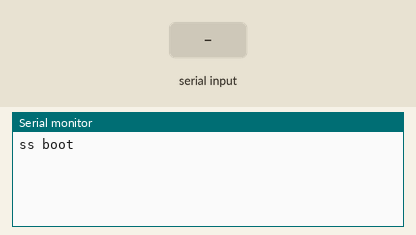
Bench run of a sketch on a simulated Arduino Leonardo, built with avr-gcc and run on an emulated ATmega32U4. Parts: the last lines printed to the serial monitor. Inputs (shaded band) come from the test bench.

Above: at 1.2 s.
1.3 s: "o\n" received over Serial
At 1.6 s:
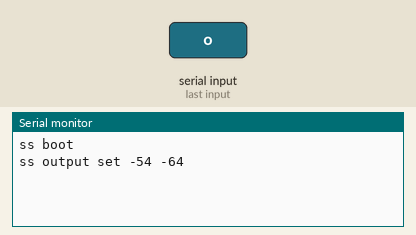
2.8 s: "d\n" received over Serial
At 4.0 s:
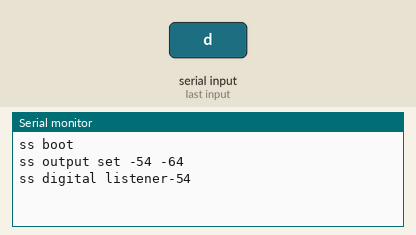
4.3 s: "a\n" received over Serial
At 5.1 s:
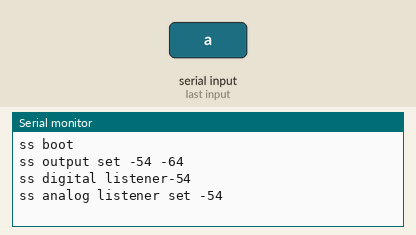
5.8 s: "1\n" received over Serial
At 6.3 s:
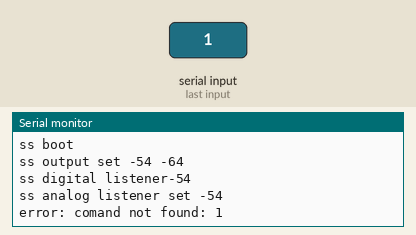

The sketch:

mc2.ino
```cpp
#include <Arduino.h>

uint8_t matrix[64];

String comand;
int pin, val;
int scan[256], oldVals[256];

void setup() {
    Serial.begin(9600);
    while (!Serial) {
        ; // wait for serial port to connect. Needed for Leonardo only
    }
    Serial.println("ss boot");
}

// the loop routine runs over and over again forever:
void loop() {

  comand = String("");
  char c = '\0';
  do {
      if (Serial.available() > 0) {
          c = (char)Serial.read();
          comand += c;
      } else {
        listener();
      }
  } while (c != '\n');

  if(comand != "") {
    char charComand = comand.charAt(0);
    int pin = (int)comand.charAt(1)-'@';
    int val = (int)comand.charAt(2)-'@';

    switch(charComand) {
        case 'o': { //set output value
        	if(val > 15) {
        	Serial.println("error value is > 15");
        	break;
        	}
            pinMode(pin, OUTPUT);
            scan[pin] = 0;
            analogWrite(pin, val*17);
            Serial.print("ss output set ");
            Serial.print(pin);
            Serial.print(" ");
            Serial.println(val);
            break;
        }
        case 'd': { //register digital listener
            pinMode(pin, INPUT);
            scan[pin] = 1;
            oldVals[pin] = 0;
            Serial.print("ss digital listener set ");
            Serial.println(pin);
            break;
        }
        case 'a': { //register analog listener
            //digitalWrite(pin, LOW);
            pinMode(pin, INPUT);
            scan[pin] = 2;
            oldVals[pin] = 0;
            Serial.print("ss analog listener set ");
            Serial.println(pin);
            break;
        }
        default: {
            Serial.print("error: comand not found: ");
            Serial.println(comand.charAt(0));

        }
    }
  }
  listener();
}

void listener() {
  //le listener ;)
  for(pin = 0; pin < 256; pin++) {
    switch(scan[pin]){
        case 0: { //pin mode is Output or Pin does not exist
            //nothing to do
            break;
        }
        case 1: {//Digital In
            val = digitalRead(pin);
            if(val != oldVals[pin]) {
                Serial.print("d");
                Serial.print((char)(pin+'@'));
                Serial.println((char)(val+'@'));
                oldVals[pin] = val;
            }
            break;
        }
        case 2: {//Analog in
            val = analogRead(pin)/64;
            if(val != oldVals[pin]) {
                Serial.print("a");
                Serial.print((char)(pin+'@'));
                Serial.println((char)(val+'@'));
                oldVals[pin] = val;
            }
            break;
        }
    }
  }
}
```

Measured:
- after the input at 1.3 s, the serial monitor: prints a new line at once (image 1)
- after the input at 2.8 s, the serial monitor: prints a new line at once (image 2)
- after the input at 4.3 s, the serial monitor: prints a new line at once (image 3)
- after the input at 5.8 s, the serial monitor: prints a new line at once (image 4)
